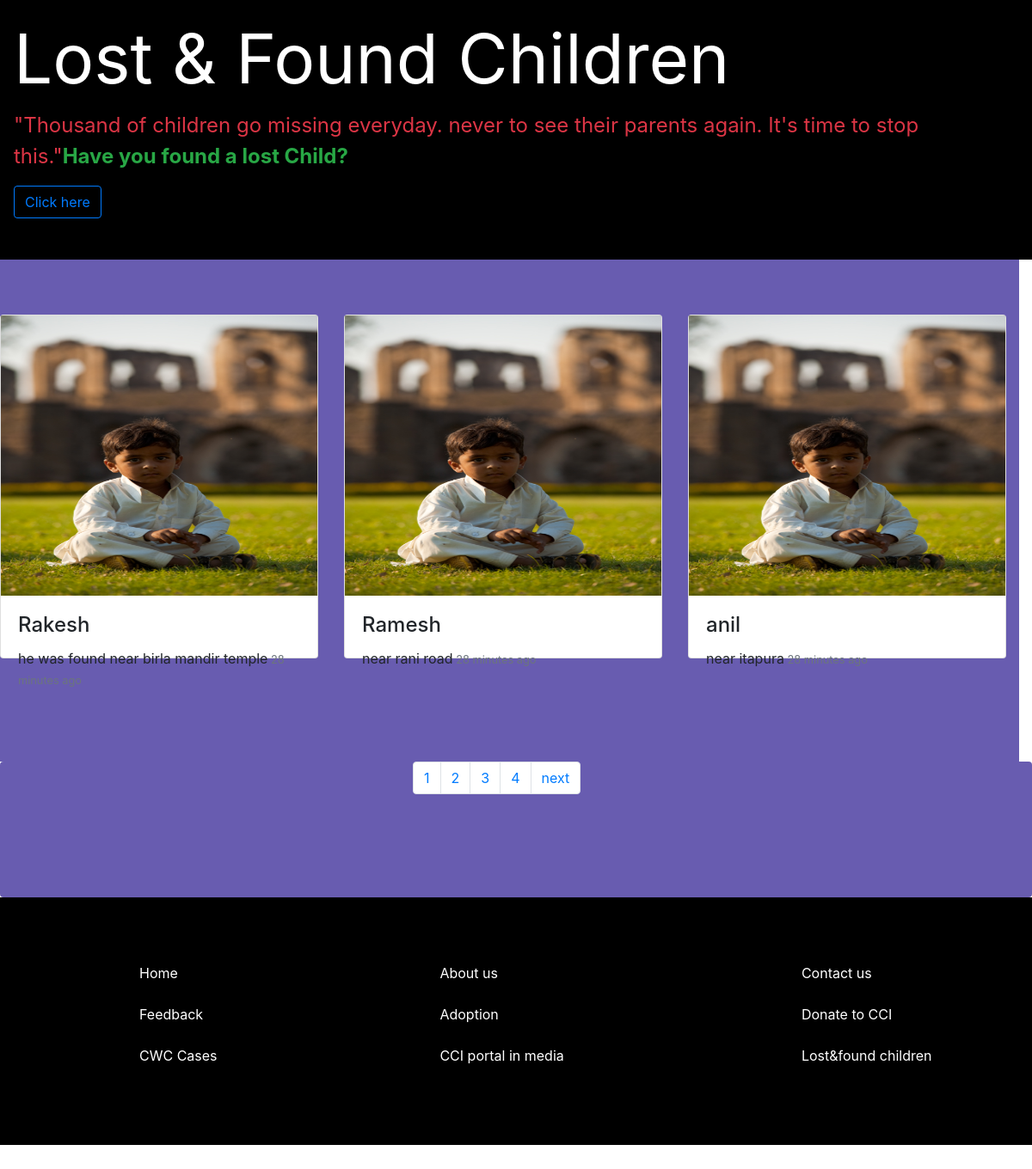
Screenshot of /lostportal/ (signed in) with the database file from the repository.
### child/models.py (models this page shows, shortened)
class lostchild(models.Model):
	name=models.CharField(max_length=50)
	cityfound=models.CharField(max_length=50)
	age = models.IntegerField(null=True,blank=True)
	Detail=models.CharField(max_length=100000)
	guardian=models.CharField(max_length=50)

### child/views.py (the view)
# urls.py: url(r'^lostportal/$',views.lost,name='lost'),
@login_required
def lost(request):
	info=lostchild.objects.all()
	return render(request,"child/lost.html",{'info':info})

### child/templates/child/lost.html (shortened to what this page needs)
{% load static %}
<!DOCTYPE html>
<html lang="en">
  <head>
    <link rel="stylesheet" href="https://maxcdn.bootstrapcdn.com/bootstrap/4.0.0-alpha.6/css/bootstrap.min.css">
  </head>
   <body >
 <nav style="background-color: black" class="navbar navbar-togleable">
     <ul class="nav navbar-nav">
         <li class="text-white" style="font-size: 10vh">Lost & Found Children </li>
     </ul>
     <ul class="nav navbar-nav pull-md-right">
                  <li class="text-danger" style="font-size: 3vh;padding-bottom: 2vh">"Thousand of children go missing everyday. never to see their parents again. It's time to stop this."<strong class="text-success">Have you found a lost Child?</strong> </li>
         <li class="nav-item" style="padding-bottom: 5vh"><a href= "{% url 'addlost' %}" type="button" class="btn btn-outline-primary">Click here</a></li>
     </ul>
 </nav>
 	<div class="container-fluid row" style="; background-color:  rgba(88,75,168,0.9);padding: 8vh 0vw 15vh 0vw;">
 		 {% for i in info %}
         <div class="col-md-4 col-sm-4">
         <div style="height: 400px" class="card">
         <img style="height: 82%;" class="card-img-center" src="{% static 'image/boychild6.jpg'%}">
            <div class="card-body">
              <h4 class="card-title">{{i.name}}</h4>
                <p class="card-text">{{i.Detail}}<small class="text-muted">   28 minutes ago</small></p>
            </div>
       		</div>
       		</div>
         {% endfor %}
        </div>
     <ul class="pagination text-white" style="background-color:  rgba(88,75,168,0.9);padding-left: 40vw; padding-bottom: 10vw;margin-bottom: 0px">
         <li class="page-item"><a class="page-link" type="button" href="#">1</a></li>
         <li class="page-item"><a class="page-link" type="button" href="lostfound2.html">2</a></li>
         <li class="page-item"><a class="page-link" type="button" href="#">3</a></li>
         <li class="page-item"><a class="page-link" type="button" href="#">4</a></li>
         <li class="page-item"><a class="page-link" type="button" href="lostfound2.html">next</a></li>
     </ul>
     <div style="background: black;max-height: 70vh " class="jumbotron jumbotron-fluid">
       <table style="border: hidden " class="table table-hover-">
           <tr style="border: hidden">
               <td><a style="padding-left: 150px;" href="#" class="text-white"  >Home</a></td>
               <td><a style="padding-left: 150px;" href="#" class="text-white" >About us</a></td>
               <td><a style="padding-left: 150px;" href="#" class="text-white" >Contact us</a></td>
           </tr>
           <tr style="border: hidden">
               <td><a style="padding-left: 150px;" href="#" class="text-white"  >Feedback</a></td>
               <td><a style="padding-left: 150px;" href="#" class="text-white" >Adoption</a></td>
               <td><a style="padding-left: 150px;" href="#" class="text-white" >Donate to CCI</a></td>
           </tr>
           <tr style="border: hidden">
               <td><a style="padding-left: 150px;" href="#" class="text-white"  >CWC Cases</a></td>
               <td><a style="padding-left: 150px;" href="#" class="text-white" ">CCI portal in media</a></td>
               <td><a style="padding-left: 150px;" href="#" class="text-white" >Lost&found children</a></td>
           </tr>
       </table>
     </div>
   </body>
</html>

### rows the page displays
lostchild: name "Rakesh", Detail "he was found near birla mandir temple"
lostchild: name "Ramesh", Detail "near rani road"
lostchild: name "anil", Detail "near itapura"
